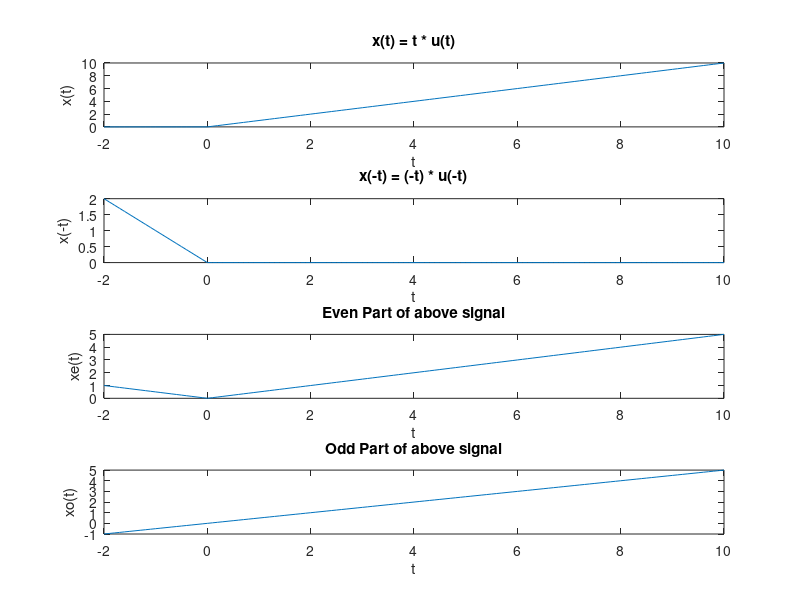

Source code (MATLAB): (Note: this script raises an error after producing the figure.)
clc;
clearvars *;
t = -2:0.1:10;
x = zeros(1, length(t));
xn = zeros(1, length(t));

for i = 1:length(t)
    if(t(i) > 0)
        x(i) = t(i);
    end
    if(t(i) < 0)
        xn(i) = -t(i);
    end
end


subplot(4,1,1);
plot(t, x);
xlabel('t');
ylabel('x(t)');
title('x(t) = t * u(t)');

subplot(4,1,2);
plot(t, xn);
xlabel('t');
ylabel('x(-t)');
title('x(-t) = (-t) * u(-t)');

subplot(4,1,3);
xe = (x + xn) .* (0.5);
plot(t, xe);
xlabel('t');
ylabel('xe(t)');
title('Even Part of above signal');

subplot(4,1,4);
xo = (x - xn) .* (0.5);
plot(t, xo);
xlabel('t');
ylabel('xo(t)');
title('Odd Part of above signal');
sgtitle('InLab - Q5 - 22102109')
